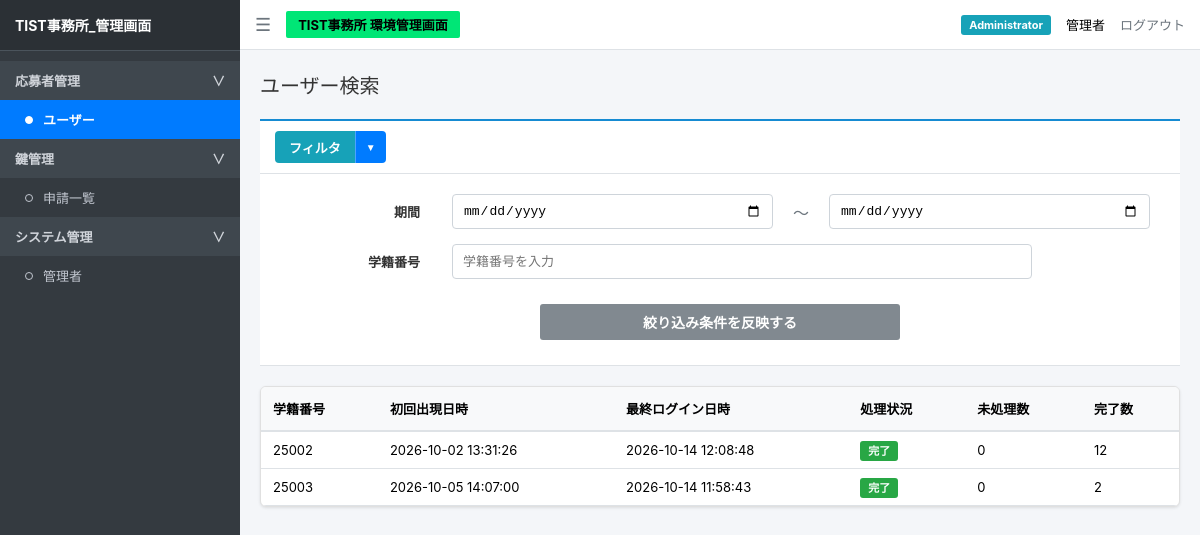
The app's page /users (signed in) with its own data.
### tables this page shows
CREATE TABLE students (
            student_id TEXT PRIMARY KEY,
            name TEXT,
            department TEXT,
            course TEXT,
            class TEXT,
            number INTEGER
        );

### app.py (the view)
@app.route("/users")
def users():
    if not session.get("logged_in"):
        return redirect("/login")
    contact_id = request.args.get("contact_id", "").strip()
    date_from = request.args.get("date_from", "").strip()
    date_to = request.args.get("date_to", "").strip()
    for value in (date_from, date_to):
        if value:
            try:
                datetime.strptime(value, "%Y-%m-%d")
            except ValueError:
                return "日付の形式が正しくありません。", 400
    conn = sqlite3.connect(app.config["DATABASE"])
    conn.row_factory = sqlite3.Row
    cur = conn.cursor()
    where_conditions = []
    params = []
    if contact_id:
        escaped_id = contact_id.replace("\\", "\\\\").replace("%", "\\%").replace("_", "\\_")
        where_conditions.append("s.student_id LIKE ? ESCAPE '\\'")
        params.append("%" + escaped_id + "%")
    sql = """
        SELECT
            s.student_id AS contact_id,
            s.name, s.department, s.course, s.class, s.number,
            MIN(r.time) AS first_login,
            MAX(r.time) AS last_login,
            SUM(CASE WHEN r.status = '申請中' THEN 1 ELSE 0 END) AS pending_count,
            SUM(CASE WHEN r.status IN ('承認', '却下') THEN 1 ELSE 0 END) AS done_count
        FROM students s
        LEFT JOIN requests r ON s.student_id = r.student_id
    """
    if where_conditions:
        sql += " WHERE " + " AND ".join(where_conditions)
    sql += " GROUP BY s.student_id HAVING 1=1"
    if date_from:
        sql += " AND DATE(MIN(r.time)) >= ?"
        params.append(date_from)
    if date_to:
        sql += " AND DATE(MIN(r.time)) <= ?"
        params.append(date_to)
    sql += " ORDER BY last_login DESC, s.student_id ASC"
    print("SQL ĐANG CHẠY:", sql, flush=True)
    print("PARAMS:", params, flush=True)
    cur.execute(sql, params)
    rows = cur.fetchall()
    conn.close()
    user_list = []
    total_pending = 0
    total_done = 0
    for row in rows:
        item = dict(row)
        p_count = item["pending_count"] or 0
        d_count = item["done_count"] or 0
        total_pending += p_count
        total_done += d_count
        if p_count > 0:
            item["process_status"] = "未処理"
        else:
            item["process_status"] = "完了"
        user_list.append(item)
    return render_template(
        "users.html",
        users=user_list,
        total_users=len(user_list),
        total_pending=total_pending,
        total_done=total_done
    )

### templates/users.html (shortened to what this page needs)
<!doctype html>
<html lang="ja">
  <head>
    <link
      rel="stylesheet"
      href="{{ url_for('static', filename='css/style.css') }}"
    />
  </head>
  <body>
    <div class="sidebar">
      <div class="sidebar-header">TIST事務所_管理画面</div>
      <ul class="sidebar-menu">
        <li
          class="menu-category"
          onclick="toggleSubmenu('applicant-menu', 'applicant-arrow')"
        >
          応募者管理
          <span id="applicant-arrow">∨</span>
        </li>
        <ul id="applicant-menu" class="submenu-list">
          <li>
            <a href="/users" class="menu-item active">
              <span class="circle-icon"></span>
              ユーザー
            </a>
          </li>
        </ul>
        <li
          class="menu-category"
          onclick="toggleSubmenu('key-menu', 'key-arrow')"
        >
          鍵管理
          <span id="key-arrow">∨</span>
        </li>
        <ul id="key-menu" class="submenu-list">
          <li>
            <a href="/admin" class="menu-item">
              <span class="circle-icon"></span>
              申請一覧
            </a>
          </li>
        </ul>
        <li
          class="menu-category"
          onclick="toggleSubmenu('system-menu', 'system-arrow')"
        >
          システム管理
          <span id="system-arrow">∨</span>
        </li>
        <ul id="system-menu" class="submenu-list">
          <li>
            <a href="/admin/managers" class="menu-item">
              <span class="circle-icon"></span>
              管理者
            </a>
          </li>
        </ul>
      </ul>
    </div>
    <div class="main-wrapper">
      <div class="navbar">
        <div class="navbar-left">
          <span class="menu-toggle"> ☰ </span>
          <span class="badge-green"> TIST事務所 環境管理画面 </span>
        </div>
        <div class="navbar-right">
          <span class="badge-admin"> {{ session.get("role", "") }} </span>
          <span> {{ session.get("name", "") }} </span>
          <a href="/logout" class="logout-btn"> ログアウト </a>
        </div>
      </div>
      <div class="content">
        <h2 class="page-title">ユーザー検索</h2>
        <div class="toolbar">
          <div class="filter-header">
            <div class="filter-btn-wrapper">
              <button
                type="button"
                class="btn-text-only"
                onclick="toggleFilterContent()"
              >
                フィルタ
              </button>
              <button
                type="button"
                class="btn-arrow-only"
                onclick="toggleClearDropdown(event)"
              >
                ▼
              </button>
            </div>
          </div>
          <div id="filter-content" class="filter-content">
            <form method="get" action="/users" id="filter-form">
              <div class="filter-row">
                <label class="filter-label"> 期間 </label>
                <div class="filter-inputs-group">
                  <input
                    type="date"
                    id="date_from"
                    class="date-input wide-input"
                    name="date_from"
                    value="{{ request.args.get('date_from', '') }}"
                  />
                  <span class="filter-separator"> ～ </span>
                  <input
                    type="date"
                    id="date_to"
                    class="date-input wide-input"
                    name="date_to"
                    value="{{ request.args.get('date_to', '') }}"
                  />
                </div>
              </div>
              <div class="filter-row">
                <label class="filter-label"> 学籍番号 </label>
                <div class="filter-inputs-group">
                  <input
                    type="text"
                    id="student_id"
                    class="contact-input wide-input-full"
                    name="contact_id"
                    value="{{ request.args.get('contact_id', '') }}"
                    placeholder="学籍番号を入力"
                  />
                </div>
              </div>
              <div class="filter-button-row">
                <button
                  type="submit"
                  id="btn-search"
                  class="btn-filter-submit"
                >
                  絞り込み条件を反映する
                </button>
              </div>
            </form>
          </div>
        </div>
        <div class="card" style="padding: 0; overflow-x: auto">
          <table
            style="
              width: 100%;
              border-collapse: collapse;
              font-size: 13px;
              text-align: left;
            "
          >
            <thead>
              <tr
                style="
                  background-color: #f8f9fa;
                  border-bottom: 2px solid #dee2e6;
                "
              >
                <th style="padding: 12px">学籍番号</th>
                <th style="padding: 12px">初回出現日時</th>
                <th style="padding: 12px">最終ログイン日時</th>
                <th style="padding: 12px">処理状況</th>
                <th style="padding: 12px">未処理数</th>
                <th style="padding: 12px">完了数</th>
              </tr>
            </thead>
            <tbody>
              {% for user in users %}
              <tr style="border-bottom: 1px solid #dee2e6">
                <td style="padding: 10px 12px">{{ user.contact_id }}</td>
                <td style="padding: 10px 12px">
                  {{ user.first_login if user.first_login else '-' }}
                </td>
                <td style="padding: 10px 12px">
                  {{ user.last_login if user.last_login else '-' }}
                </td>
                <td style="padding: 10px 12px">
                  {% if user.process_status == '未処理' %}
                  <span
                    class="badge-admin"
                    style="background-color: #ffc107; color: #212529"
                  >
                    未処理
                  </span>
                  {% else %}
                  <span class="badge-admin" style="background-color: #28a745">
                    完了
                  </span>
                  {% endif %}
                </td>
                <td style="padding: 10px 12px">
                  {{ user.pending_count or 0 }}
                </td>
                <td style="padding: 10px 12px">{{ user.done_count or 0 }}</td>
              </tr>
              {% endfor %}
            </tbody>
          </table>
        </div>
      </div>
    </div>
  </body>
</html>

### templates/users.html (style rules this page uses)
.toolbar { background: #ffffff; border-top: 2px solid #168bd2; border-bottom: 1px solid #dee2e6; margin-bottom: 20px; }
.filter-header { padding: 10px 15px; border-bottom: 1px solid #dee2e6; display: flex; justify-content: space-between; align-items: center; }
.filter-content { padding: 20px 30px 25px; }
.filter-row { display: flex; align-items: center; margin-bottom: 15px; gap: 12px; }
.filter-row label { width: 150px; font-weight: bold; text-align: right; font-size: 13px; }
.filter-row input { height: 35px; border: 1px solid #ced4da; border-radius: 4px; padding: 5px 10px; font-size: 13px; }
.date-input { width: 280px; }
.contact-input { width: 580px; }
.filter-separator { padding: 0 5px; }
.filter-button-row { text-align: center; margin-top: 25px; }
.btn-filter-submit { width: 360px; padding: 8px; background: #747d84; color: #fff; border: none; border-radius: 3px; cursor: pointer; font-weight: bold; }

### records on screen
students: contact_id "25002", first_login "2026-10-02 13:31:26", last_login "2026-10-14 12:08:48", pending_count "0", done_count "12"
students: contact_id "25003", first_login "2026-10-05 14:07:00", last_login "2026-10-14 11:58:43", pending_count "0", done_count "2"

### other values on screen
{{ session.get("role", "") }} "Administrator"
{{ session.get("name", "") }} "管理者"
